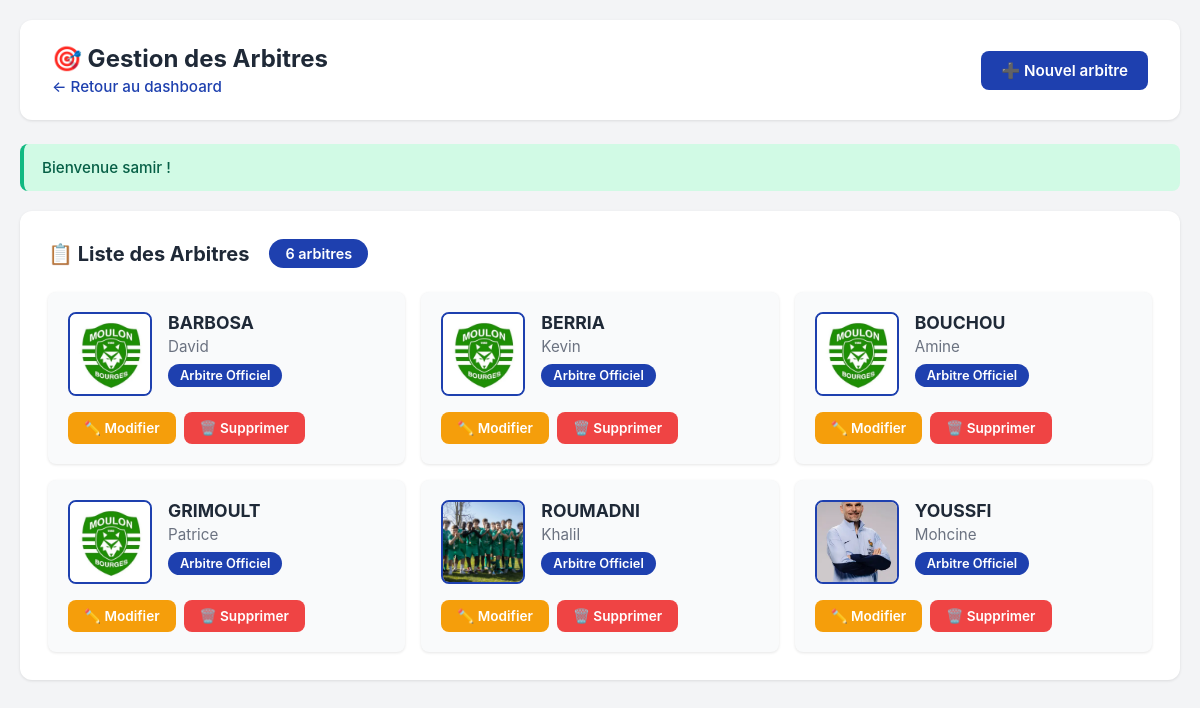
The app's page /BO/_backoffice/_sections/arbitres.php (signed in) with its own data.
### tables this page shows
CREATE TABLE `users` (
  `id_user` int NOT NULL,
  `id_role` int NOT NULL,
  `has_backoffice_access` tinyint(1) DEFAULT '0',
  `name` varchar(100) NOT NULL,
  `first_name` varchar(100) NOT NULL,
  `birth_date` date DEFAULT NULL,
  `phone` varchar(20) DEFAULT NULL,
  `address` varchar(255) DEFAULT NULL,
  `email` varchar(255) DEFAULT NULL,
  `password` varchar(255) DEFAULT NULL,
  `reset_token` varchar(255) DEFAULT NULL,
  `reset_token_expiry` datetime DEFAULT NULL,
  `is_password_set` tinyint(1) DEFAULT '0',
  `status` tinyint(1) NOT NULL DEFAULT '1',
  `created_at` datetime NOT NULL DEFAULT CURRENT_TIMESTAMP,
  `updated` datetime NOT NULL DEFAULT CURRENT_TIMESTAMP ON UPDATE CURRENT_TIMESTAMP,
  `id_media` int DEFAULT NULL
);

CREATE TABLE `medias` (
  `id_media` int NOT NULL,
  `file_name` varchar(255) NOT NULL,
  `file_type` varchar(50) NOT NULL,
  `usage_type` varchar(50) DEFAULT NULL,
  `file_path` varchar(255) NOT NULL,
  `uploaded_at` datetime NOT NULL,
  `description` text,
  `id_user` int DEFAULT NULL,
  `id_category_media` int DEFAULT NULL
);

### includes/config.php (called while the page is built, shortened)
<?php
function asset(string $path = ''): string {
    if (strpos($path, 'uploads/') === 0) {
        return BASE_URL . '/assets/' . ltrim($path, '/');
    }
    return rtrim(ASSETS_URL, '/') . '/' . ltrim($path, '/');
}

### BO/_backoffice/_sections/arbitres.php (the view, shortened to what this page needs)
<?php
require_once __DIR__ . '/../../../includes/config.php';
$edit = null;
$sql = "
    SELECT u.id_user, u.first_name, u.name, u.id_media, m.file_path, m.file_name
    FROM users u
    INNER JOIN users_club_functions ucf ON u.id_user = ucf.id_user
    INNER JOIN club_functions cf ON ucf.id_club_function = cf.id_club_function
    LEFT JOIN medias m ON u.id_media = m.id_media
    WHERE cf.function_name LIKE '%arbitre%'
    ORDER BY u.name ASC
";
$res = $conn->query($sql);
$arbitres = $res ? $res->fetch_all(MYSQLI_ASSOC) : [];
?>
    <div class="container">
        <div class="header">
            <div>
                <h1>🎯 Gestion des Arbitres</h1>
                <p style="color: #6b7280; margin-top: 4px;">
                    <a href="admin.php?section=dashboard" style="color: #1e40af; text-decoration: none;">← Retour au dashboard</a>
                </p>
            </div>
            <?php if (!$edit): ?>
                <button class="btn btn-primary" onclick="document.getElementById('formSection').style.display='block'; window.scrollTo(0,0);">
                    ➕ Nouvel arbitre
                </button>
            <?php endif; ?>
        </div>
        <?php if (isset($_SESSION['flash'])): ?>
            <?php foreach ($_SESSION['flash'] as $type => $message): ?>
                <div class="alert alert-<?= $type ?>">
                    <?= htmlspecialchars($message) ?>
                </div>
            <?php endforeach;
            unset($_SESSION['flash']); ?>
        <?php endif; ?>
        <div class="card">
            <h2>
                📋 Liste des Arbitres
                <span class="stats-badge"><?= count($arbitres) ?> arbitre<?= count($arbitres) > 1 ? 's' : '' ?></span>
            </h2>
            <?php if (empty($arbitres)): ?>
                <div class="empty-state">
                    <span>🎽</span>
                    <p>Aucun arbitre enregistré pour le moment.</p>
                    <p>Ajoutez le premier arbitre officiel de l'ES Moulon !</p>
                </div>
            <?php else: ?>
                <div class="arbitres-grid">
                    <?php foreach ($arbitres as $arbitre): ?>
                        <div class="arbitre-card">
                            <div class="arbitre-header">
                                <?php if (!empty($arbitre['file_path'])): ?>
                                    <img src="<?= asset($arbitre['file_path']) ?>"
                                        alt="Photo de <?= htmlspecialchars($arbitre['first_name'] . ' ' . $arbitre['name']) ?>"
                                        class="arbitre-photo"
                                        onerror="this.style.display='none'; this.nextElementSibling.style.display='flex';">
                                <?php else: ?>
                                    <div class="arbitre-photo-placeholder">🎯</div>
                                <?php endif; ?>
                                <div class="arbitre-info">
                                    <div class="arbitre-name"><?= htmlspecialchars($arbitre['name']) ?></div>
                                    <div class="arbitre-firstname"><?= htmlspecialchars($arbitre['first_name']) ?></div>
                                    <span class="arbitre-badge">Arbitre Officiel</span>
                                </div>
                            </div>
                            <div class="arbitre-actions">
                                <a href="/es_moulon/BO/admin.php?section=arbitres&edit=<?= $arbitre['id_user'] ?>"
                                    class="btn btn-warning">
                                    ✏️ Modifier
                                </a>
                                <a href="/es_moulon/BO/admin.php?section=arbitres&delete=<?= $arbitre['id_user'] ?>"
                                    class="btn btn-danger"
                                    onclick="return confirm('⚠️ Êtes-vous sûr de vouloir supprimer cet arbitre ?')">
                                    🗑️ Supprimer
                                </a>
                            </div>
                        </div>
                    <?php endforeach; ?>
                </div>
            <?php endif; ?>
        </div>
    </div>
</body>
</html>

### BO/_backoffice/_sections/arbitres.php (style rules this page uses)
.container { max-width: 1400px; margin: 0 auto; }
.header { background: white; padding: 24px 32px; border-radius: 12px; box-shadow: 0 1px 3px rgba(0, 0, 0, 0.1); margin-bottom: 24px; display: flex; justify-content: space-between; align-items: center; flex-wrap: wrap; gap: 16px; }
.header h1 { font-size: 1.5rem; font-weight: 700; color: #1f2937; margin: 0; }
.header p { margin: 8px 0 0 0; font-size: 0.95rem; }
.header p a { color: #1e40af; text-decoration: none; font-weight: 500; }
.alert { padding: 14px 18px; border-radius: 8px; margin-bottom: 20px; font-size: 0.95rem; font-weight: 500; }
.alert-success { background: #d1fae5; color: #065f46; border-left: 4px solid #10b981; }
.card { background: white; border-radius: 12px; padding: 28px; margin-bottom: 24px; box-shadow: 0 1px 3px rgba(0, 0, 0, 0.1); }
.card h2 { font-size: 1.25rem; font-weight: 700; color: #1f2937; margin: 0 0 24px 0; display: flex; align-items: center; gap: 8px; }
.btn { padding: 10px 20px; border: none; border-radius: 8px; font-weight: 600; font-size: 0.95rem; cursor: pointer; text-decoration: none; display: inline-flex; align-items: center; gap: 6px; transition: all 0.2s; font-family: inherit; }
.btn-primary { background: #1e40af; color: white; }
.btn-warning { background: #f59e0b; color: white; }
.btn-danger { background: #ef4444; color: white; }
.arbitres-grid { display: grid; grid-template-columns: repeat(auto-fill, minmax(280px, 1fr)); gap: 16px; }
.arbitre-card { background: #f9fafb; padding: 20px; border-radius: 8px; box-shadow: 0 1px 3px rgba(0, 0, 0, 0.1); transition: transform 0.2s; }
.arbitre-header { display: flex; align-items: start; gap: 16px; margin-bottom: 16px; }
.arbitre-photo { width: 80px; height: 80px; border-radius: 8px; object-fit: cover; border: 2px solid #1e40af; flex-shrink: 0; }
.arbitre-info { flex: 1; min-width: 0; }
.arbitre-name { font-weight: 700; color: #1f2937; font-size: 1.1rem; margin-bottom: 4px; }
.arbitre-firstname { color: #6b7280; font-size: 0.95rem; }
.arbitre-badge { display: inline-block; background: #1e40af; color: white; padding: 4px 12px; border-radius: 12px; font-size: 0.8rem; font-weight: 600; margin-top: 8px; }
.arbitre-actions { display: flex; gap: 8px; margin-top: 12px; }
.arbitre-actions .btn { padding: 8px 16px; font-size: 0.85rem; }
.stats-badge { background: #1e40af; color: white; padding: 6px 16px; border-radius: 16px; font-weight: 600; font-size: 0.9rem; margin-left: 12px; }

### records on screen
users: id_media.file_path (picture), name "BARBOSA", first_name "David"
users: id_media.file_path (picture), name "BERRIA", first_name "Kevin"
users: id_media.file_path (picture), name "BOUCHOU", first_name "Amine"
users: id_media.file_path (picture), name "GRIMOULT", first_name "Patrice"
users: id_media.file_path (picture), name "ROUMADNI", first_name "Khalil"
users: id_media.file_path (picture), name "YOUSSFI", first_name "Mohcine"

### other values on screen
$message "Bienvenue samir !"
count($arbitres) "6"
